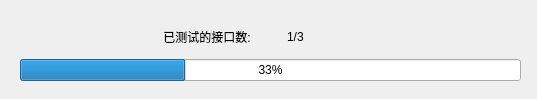
<?xml version="1.0" encoding="UTF-8"?>
<ui version="4.0">
 <class>Dialog</class>
 <widget class="QDialog" name="Dialog">
  <property name="geometry">
   <rect>
    <x>0</x>
    <y>0</y>
    <width>537</width>
    <height>99</height>
   </rect>
  </property>
  <property name="windowTitle">
   <string>测试进度</string>
  </property>
  <widget class="QWidget" name="gridLayoutWidget">
   <property name="geometry">
    <rect>
     <x>20</x>
     <y>20</y>
     <width>501</width>
     <height>61</height>
    </rect>
   </property>
   <layout class="QGridLayout" name="gridLayout">
    <property name="horizontalSpacing">
     <number>33</number>
    </property>
    <item row="0" column="1">
     <widget class="QLabel" name="label_procress">
      <property name="text">
       <string>1/3</string>
      </property>
      <property name="alignment">
       <set>Qt::AlignLeading|Qt::AlignLeft|Qt::AlignVCenter</set>
      </property>
     </widget>
    </item>
    <item row="1" column="0" colspan="2">
     <widget class="QProgressBar" name="progressBar">
      <property name="value">
       <number>33</number>
      </property>
     </widget>
    </item>
    <item row="0" column="0">
     <widget class="QLabel" name="label_test">
      <property name="text">
       <string>已测试的接口数: </string>
      </property>
      <property name="alignment">
       <set>Qt::AlignRight|Qt::AlignTrailing|Qt::AlignVCenter</set>
      </property>
     </widget>
    </item>
   </layout>
  </widget>
 </widget>
 <resources/>
 <connections/>
</ui>
